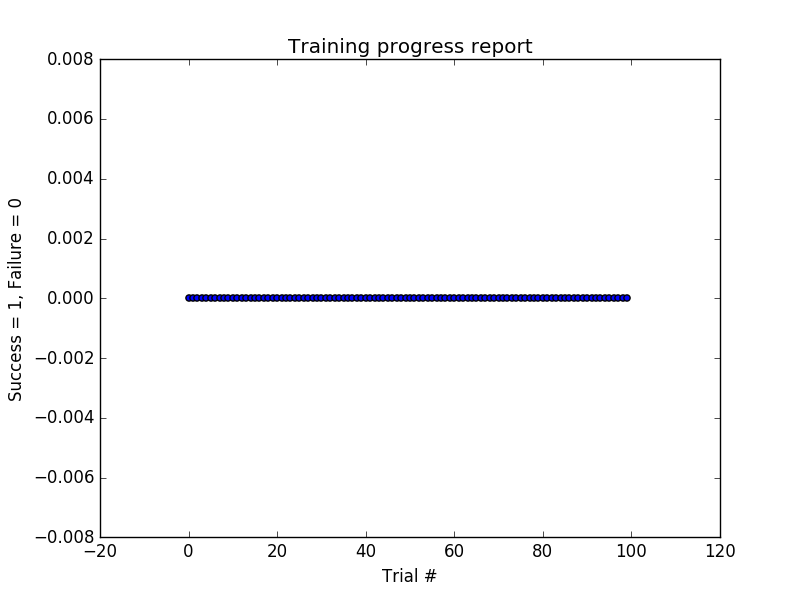

Source code (Python):
import random
from environment import Agent, Environment
from planner import RoutePlanner
from simulator import Simulator

class LearningAgent(Agent):
    """An agent that learns to drive in the smartcab world."""

    def __init__(self, env):
        super(LearningAgent, self).__init__(env)  # sets self.env = env, state = None, next_waypoint = None, and a default color
        self.color = 'red'  # override color
        self.planner = RoutePlanner(self.env, self)  # simple route planner to get next_waypoint
        # TODO: Initialize any additional variables here
        self.discount_factor = 0.25
        self.learning_rate = 0.75
        self.default_Q = 0
        self.none_count = 0
        self.max_right = 4
        self.max_none = 6
        self.state0 = None
        self.action0 = None
        self.reward0 = None
        self.Q = {}
        self.trials = -1
        self.max_trials = 100
        self.x_trials = range(0,self.max_trials)
        self.y_trials = range(0,self.max_trials)
        for i in ['forward','left','right']:
            for j in ['green','red']:
                for k in self.env.valid_actions:
                    self.Q[(i,j),k] = self.default_Q
    

    def reset(self, destination=None):
        self.planner.route_to(destination)
        # TODO: Prepare for a new trip; reset any variables here, if required
        if (self.state0, self.action0, self.reward0) != (None, None, None):
            oldQ = self.Q[(self.state0,self.action0)]
            self.Q[(self.state0,self.action0)] = oldQ + self.learning_rate*(self.reward0 - oldQ)
        self.none_count = 0
        self.trials = self.trials + 1
        (self.state0, self.action0, self.reward0) = (None, None, None)
        
        
    def update(self, t):
        # Gather inputs
        self.next_waypoint = self.planner.next_waypoint()  # from route planner, also displayed by simulator
        inputs = self.env.sense(self)
        deadline = self.env.get_deadline(self)

        # TODO: Update state
        self.state = (self.next_waypoint, inputs['light'])
        # TODO: Select action according to your policy
        newQ = -9999999999
        action = None
        
        if self.Q[(self.state,None)] == self.Q[(self.state,'left')] == self.Q[(self.state,'right')] == self.Q[(self.state,'forward')]:
            action = random.choice(Environment.valid_actions)
            newQ = self.Q[(self.state,'left')]
        else:      
            for i2 in [None,'left','right','forward']:
                if self.Q[(self.state,i2)] >= newQ:
                    newQ = self.Q[(self.state,i2)]
                    action = i2
        if action == None:
            self.none_count = self.none_count + 1
        else:
            self.none_count = 0
        if self.none_count > self.max_none:
            action = random.choice(Environment.valid_actions)

        # Execute action and get reward
        reward = self.env.act(self, action)


        # TODO: Learn policy based on state, action, reward
        if (self.state0, self.action0, self.reward0) != (None, None, None):
            oldQ = self.Q[(self.state0,self.action0)]
            self.Q[(self.state0,self.action0)] = (1-self.learning_rate)*oldQ + self.learning_rate*(self.reward0 + self.discount_factor*newQ)
        (self.state0, self.action0, self.reward0) = (self.state, action, reward)
        if (deadline == 0) & (reward < 10):
            self.y_trials[self.trials] = 0
        else:
            self.y_trials[self.trials] = 1
        print "LearningAgent.update(): deadline = {}, inputs = {}, action = {}, reward = {}".format(deadline, inputs, action, reward)  # [debug]


def run():
    """Run the agent for a finite number of trials."""

    # Set up environment and agent
    e = Environment()  # create environment (also adds some dummy traffic)
    a = e.create_agent(LearningAgent)  # create agent
    e.set_primary_agent(a, enforce_deadline=True)  # set agent to track

    # Now simulate it
    # sim = Simulator(e, update_delay=1.0)  # reduce update_delay to speed up simulation
    sim = Simulator(e, update_delay=0.01)
    sim.run(n_trials=a.max_trials)  # press Esc or close pygame window to quit
    import pylab as pl
    pl.figure()
    pl.scatter(a.x_trials,a.y_trials)
    pl.legend()
    pl.xlabel('Trial #')
    pl.ylabel('Success = 1, Failure = 0')
    pl.title("Training progress report")
    pl.show()


if __name__ == '__main__':
    run()
